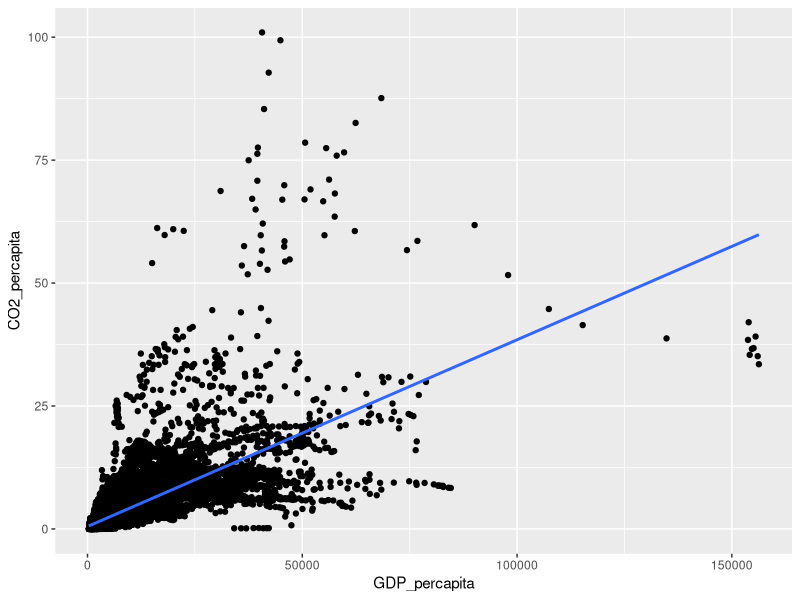

R code for this plot:
## ---- chunk 1
#| label: setup
#| include: false
options(width = 100)
library(knitr)
library(bookdown)
## ---- chunk 2
# steps as instructed
library(tidyverse)
stocks <- read_csv("../data/stocks.csv")
stocks2 <- pivot_wider(stocks, names_from = year, values_from = return)

stocks_wide_long <- pivot_longer(stocks2, `2015`:`2016`, names_to = "year",
                                 values_to = "return")

# test if symmetrical
stocks_wide_long == stocks
# another way to test whether the datasets are exactly equal
identical(stocks_wide_long, stocks)
## ---- chunk 3

# Create a function for linear regression
myols <- function(y, x, matrix = F) { # The function is called "myols". It takes three arguments: y, x, and TRUE or FALSE for matrix.

  if (isFALSE(matrix)){ # if matrix is FALSE, we apply the formula for the slope coefficient

  # Apply formula for the slope coefficient
  N <- length(y)

  beta <- (sum(y*x) - N*mean(x)*mean(y)) / (sum(x^2)-N*mean(x)^2) # apply the formula given in the exercise

  # Apply formula for the constant
  alpha <- mean(y)-beta*mean(x)

  return(list("alpha" = alpha, "beta" = beta)) # The function returns a list with two named elements
  }

  if (isTRUE(matrix)){ # if matrix is TRUE, we apply the formula for the slope coefficient in matrix notation

    # Compute cross products and inverse
    x <- cbind(1, x) # we first need to add a column of 1 for the constant
    XXi <- solve(crossprod(x,x)) # we apply the formula given in the exercise
    Xy <- crossprod(x, y) # idem

    return(XXi %*% Xy) # idem
  }
} # The function is closed.


# Import data
co2 <- read_csv("../data/co2gdp.csv")

# Run the function
myols(y = co2$CO2_percapita, x = co2$GDP_percapita, matrix = F)
myols(y = co2$CO2_percapita, x = co2$GDP_percapita, matrix = T)

# Check with lm()
lm(CO2_percapita ~ GDP_percapita, data = co2)

# Graph
ggplot(co2, aes(x = GDP_percapita, y = CO2_percapita)) +
  geom_point() +
  geom_smooth(method = "lm", se = F)
